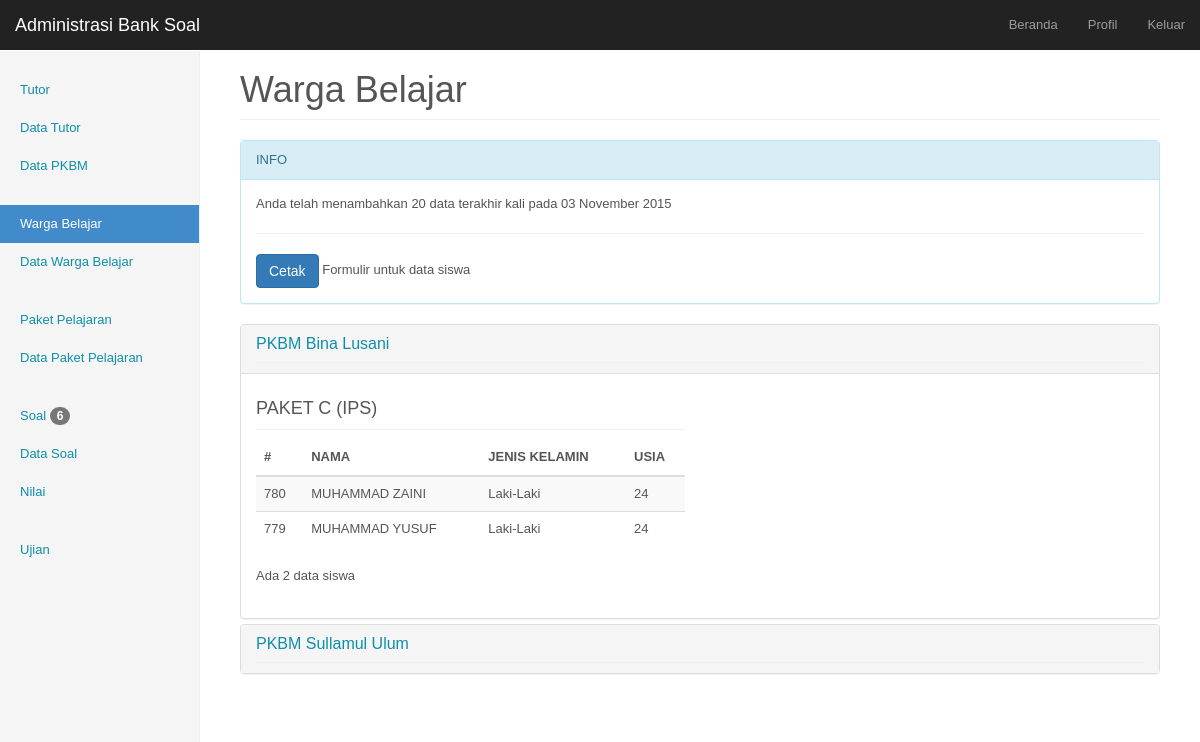
Page /admin/index.php?p=siswa (signed in) on the committed database.
### tables this page shows
CREATE TABLE IF NOT EXISTS `menu` (
  `id_menu` int(2) NOT NULL AUTO_INCREMENT,
  `login` enum('guru','admin','semua') NOT NULL,
  `menu` varchar(250) NOT NULL,
  `link` varchar(450) NOT NULL,
  `tempat` enum('atas','bawah') NOT NULL,
  `level` int(1) NOT NULL,
  PRIMARY KEY (`id_menu`)
);

CREATE TABLE IF NOT EXISTS `siswa` (
  `id_siswa` int(4) NOT NULL AUTO_INCREMENT,
  `nama` varchar(75) NOT NULL,
  `jenis_kelamin` enum('l','p') NOT NULL,
  `username` varchar(6) NOT NULL,
  `password` varchar(4) NOT NULL,
  `id_paket` int(1) NOT NULL,
  `tempat_lahir` varchar(75) NOT NULL,
  `tanggal_lahir` date NOT NULL,
  `alamat_siswa` text NOT NULL,
  `id_sekolah` int(4) NOT NULL,
  `pendidikan_akhir` varchar(15) NOT NULL,
  `id_input` int(3) NOT NULL,
  `tgl_input` date NOT NULL,
  `lihat` date NOT NULL,
  PRIMARY KEY (`id_siswa`)
);

### admin/index.php (called while the page is built)
<?php
	require "halaman.php";
?>

### admin/include/function.php (called while the page is built)
<?php
	function totalbadge($kolom){
		$total=mysql_num_rows(mysql_query("SELECT * FROM $kolom WHERE lihat='0000-00-00'"));
		return $total;
	}
?>

### admin/include/page-siswa.php (the view, shortened to what this page needs)
<?php
	$bulan=array("","Januari","Februari","Maret","April","Mei","Juni","Juli","Agustus","September","Oktober","November","Desember");
	$querycaritanggalpp=mysql_query("SELECT tgl_input FROM siswa WHERE id_input='$admin[id_guru]' GROUP BY tgl_input ORDER BY tgl_input DESC");
	$caritanggalpp=mysql_fetch_array($querycaritanggalpp);
	$banyakdata=mysql_num_rows(mysql_query("SELECT * FROM siswa WHERE id_input='$admin[id_guru]' AND tgl_input='$caritanggalpp[0]'"));
	$tglinputpp=explode("-",$caritanggalpp[0]);
	echo "<div class=\"panel panel-info\">
	<div class=\"panel-heading\">INFO</div>
    <div class=\"panel-body\">
	";
	if($banyakdata>0){
		echo "Anda telah menambahkan $banyakdata data terakhir kali pada ".$tglinputpp[2] ." ". $bulan[$tglinputpp[1]] ." ". $tglinputpp[0];
	}
	else {
		echo "Anda belum menambahkan data. ";
	}
	echo "
	<br /><hr />
	<a href=\"cetak/cetak-form-siswa.php?print=yes\" target=\"_blank\" class=\"btn btn-primary\" id=\"btn-cetakformulir-siswa\">Cetak</a> Formulir untuk data siswa
	</div>
</div>
	<div class=\"panel-group\" id=\"siswa-group\">
	";
	$in="in";
	$querysekolah=mysql_query("SELECT sk.nama_sekolah, s.id_sekolah FROM siswa as s, sekolah as sk WHERE s.id_sekolah=sk.id_sekolah GROUP BY s.id_sekolah ORDER BY sk.nama_sekolah");
	while($sekolah=mysql_fetch_array($querysekolah)){
		echo "<div class=\"panel panel-default\">
    			<div class=\"panel-heading\">
					<a data-toggle=\"collapse\" data-parent=\"#siswa-group\" href=\"#sekolah-$sekolah[1]\"><h3 class=\"sub-header panel-title\">PKBM ".ucwords($sekolah[0])."</h3></a>
				</div>
				<div id=\"sekolah-$sekolah[1]\" class=\"panel-collapse collapse $in\">
					<div class=\"panel-body\">
						<div class=\"row\">
		";
		$in="";
		$querypaket=mysql_query("SELECT p.paket, s.id_paket FROM siswa as s, paket as p WHERE s.id_paket=p.id_paket AND s.id_sekolah='$sekolah[1]' GROUP BY s.id_paket");
		while($paket=mysql_fetch_array($querypaket)){
			echo "<div class=\"col-sm-6\">
				<h4 class=\"sub-header\">PAKET $paket[0] <img src=\"../img/loading.gif\" style='width:20px; height:20px' class='loading-siswa' id='loadingsiswa-$paket[1]-$sekolah[1]' /></h4>
				<table class=\"table table-striped table-hover\">
					<thead>
						<tr>
							<th>#</th>
							<th>NAMA</th>
							<th>JENIS KELAMIN</th>
							<th>USIA</th>
						</tr>
					</thead>
					<tbody  id=\"tabel-$paket[1]-$sekolah[1]\">
			";
			$querysiswa=mysql_query("SELECT id_siswa, nama, jenis_kelamin, tanggal_lahir FROM siswa WHERE id_paket=$paket[1] AND id_sekolah=$sekolah[1] ORDER BY id_siswa DESC limit 5");
			while($siswa=mysql_fetch_array($querysiswa)){
				if($siswa[2]=="l") $jk="Laki-Laki";
				else $jk="Perempuan";
				$tgl_lahir=explode("-",$siswa[3]);
				$usia=date("Y") - $tgl_lahir[0];
				echo "<tr>
					<td>$siswa[0]</td>
					<td>$siswa[1]</td>
					<td>$jk</td>
					<td>$usia</td>
				</tr>";
			}
			echo "
					</tbody>
				</table>
			";
			$banyaksiswa=mysql_num_rows(mysql_query("SELECT id_siswa, nama, jenis_kelamin, tanggal_lahir FROM siswa WHERE id_paket=$paket[1] AND id_sekolah=$sekolah[1] ORDER BY id_siswa DESC"));
			echo "Ada $banyaksiswa data siswa<br /><br />";
			echo "
			</div>
			";
		}
		echo "
			</div></div></div></div>
		";
	}
?>
</div>

### admin/halaman.php (shortened to what this page needs)
<?php
	$queryadmin=mysql_query("SELECT * FROM guru WHERE id_guru='$_SESSION[id_admin]'");
	$admin=mysql_fetch_array($queryadmin);
	if($admin['sebagai']=="admin"){
?>
<!DOCTYPE html PUBLIC "-//W3C//DTD XHTML 1.0 Transitional//EN" "http://www.w3.org/TR/xhtml1/DTD/xhtml1-transitional.dtd">
<html xmlns="http://www.w3.org/1999/xhtml">
<head>
<link rel="stylesheet" type="text/css" href="../css/bootstrap.css" />
<link rel="stylesheet" type="text/css" href="../css/jquery-ui-1.10.4.custom.css" />
<link rel="stylesheet" type="text/css" href="css/halaman-style-admin.css" />
<link rel="stylesheet" type="text/css" href="css/eventCalendar.css" />
<link rel="stylesheet" type="text/css" href="css/eventCalendar_theme_responsive.css" />
</head>
<body data-spy="scroll" data-target="#myScrollspy">
	<nav class="navbar navbar-inverse navbar-fixed-top" role="navigation">
      <div class="container-fluid">
        <div class="navbar-header">
          <a class="navbar-brand" href="#">Administrasi Bank Soal</a>
        </div>
        <div id="navbar" class="navbar-collapse collapse">
        	<ul class="nav navbar-nav navbar-right">
        	<?php
				$querymenu=mysql_query("SELECT menu, link FROM menu WHERE (login='semua' OR login='admin') AND tempat='atas' ORDER BY level ASC");
				$pagenow=$_GET['p'];
				while($menu1=mysql_fetch_array($querymenu)){
					$menu=explode("-",$menu1['menu']);
					$link=explode("-",$menu1['link']);
					for($i=0;$i<count($menu);$i++){
						if($link[$i]=="?p=" . $pagenow || $link[$i]==$pagenow)
							echo "<li><a href='#' class='aktif-menu'>$menu[$i]</a></li>";
						else
							echo "<li><a href='$link[$i]'>$menu[$i]</a></li>";
					}
				}
			?>
          	</ul>
        </div>
      </div>
    </nav>
    <div class="container-fluid">
    	<div class="row">
        <div class="col-sm-3 col-md-2 sidebar">
        	<?php
				include "include/function.php";
				$querymenu2=mysql_query("SELECT menu, link FROM menu WHERE (login='semua' OR login='admin') AND tempat='bawah' ORDER BY level ASC");
				while($menu2=mysql_fetch_array($querymenu2)){
					$menu=explode("-",$menu2['menu']);
					$link=explode("-",$menu2['link']);
					echo "<ul class='nav nav-sidebar'>";
					for($i=0;$i<count($menu);$i++){
						if($link[$i]=="?p=".$pagenow || $link[$i]==$pagenow){
							echo "<li class='active'><a href='#'>$menu[$i]";
							echo "</a></li>";
						}
						else{
							echo "<li><a href='$link[$i]'>$menu[$i]
							";
							if($menu[$i]=="Guru"){
								$total=totalbadge("guru");
								if($total>0){
									echo "<span class=\"badge\">$total</span>";
								}
							}
							else if($menu[$i]=="Siswa"){
								$total=totalbadge("Siswa");
								if($total>0){
									echo "<span class=\"badge\">$total</span>";
								}
							}
							else if($menu[$i]=="Paket Pelajaran"){
								$total=totalbadge("paket_pelajaran");
								if($total>0){
									echo "<span class=\"badge\">$total</span>";
								}
							}
							else if($menu[$i]=="Soal"){
								$total=totalbadge("soal_pelajaran");
								if($total>0){
									echo "<span class=\"badge\">$total</span>";
								}
							}
							echo "</a></li>";
						}
					}
					echo "</ul>";
				}
			?>
        </div>
        <div class="col-sm-9 col-sm-offset-3 col-md-10 col-md-offset-2 main">
            <?php require "include/body-isi.php";
			?>
        </div>
    </div >
</body>
</html>
<?php
	}
?>

### admin/include/body-isi.php (shortened to what this page needs)
<?php
	$p=$_GET['p'];
	$l="?p=".$p;
	$header="";
	$pagequery=mysql_query("SELECT menu,link FROM menu WHERE link like '%$l%'");
	$page=mysql_fetch_array($pagequery);
	$m=explode("-",$page['menu']);
	$lin=explode("-",$page['link']);
	for($i=0;$i<count($m);$i++){
		if($lin[$i]==$l){
			$header=$m[$i];
		}
	}
	switch($p){
		case 'siswa' :
			echo "<h1 class='page-header'>$header</h1>";
			include "page-siswa.php";
			break;
	}
?>

### admin/css/halaman-style-admin.css (style rules this page uses)
body { padding-top: 50px; }
.sub-header { padding-bottom: 10px; border-bottom: 1px solid #eee; }
.navbar-fixed-top { border: 0; }
.sidebar { display: none; }
@media (min-width: 768px) { .sidebar { position: fixed; top: 51px; bottom: 0; left: 0; z-index: 1000; display: block; padding: 20px; overflow-x: hidden; overflow-y: auto; background-color: #f5f5f5; border-right: 1px solid #eee; } }
.nav-sidebar { margin-right: -21px; margin-bottom: 20px; margin-left: -20px; }
.nav-sidebar > li > a { padding-right: 20px; padding-left: 20px; }
.nav-sidebar > .active > a, .nav-sidebar > .active > a:hover, .nav-sidebar > .active > a:focus { color: #fff; background-color: #428bca; }
.main { padding: 20px; }
@media (min-width: 768px) { .main { padding-right: 40px; padding-left: 40px; } }
.main .page-header { margin-top: 0; }

### admin/css/eventCalendar_theme_responsive.css (style rules this page uses)
body { font-family: Arial, "Lucida Grande", sans-serif; font-size: 13px; line-height: 18px; color: #555; background-color:#fff; }
a { color: #0E8EAB }

### rows in the picture
menu: menu "Beranda", menu "Profil", menu "Keluar"
menu: menu "Tutor", menu "Data Tutor", menu "Data PKBM"
menu: menu "Warga Belajar", menu "Data Warga Belajar"
menu: menu "Paket Pelajaran", menu "Data Paket Pelajaran"
menu: menu "Soal", total "6", menu "Data Soal", menu "Nilai"
menu: menu "Ujian"
siswa: id_siswa "780", nama "MUHAMMAD ZAINI", jenis_kelamin "Laki-Laki"
siswa: id_siswa "779", nama "MUHAMMAD YUSUF", jenis_kelamin "Laki-Laki"

### other values in the picture
$banyakdata "20"
$tglinputpp[2] "03"
$bulan[$tglinputpp[1]] "November"
$tglinputpp[0] "2015"
$sekolah[0] "Bina Lusani"
$paket[0] "C (IPS)"
$banyaksiswa "2"
$sekolah[0] "Sullamul Ulum"
